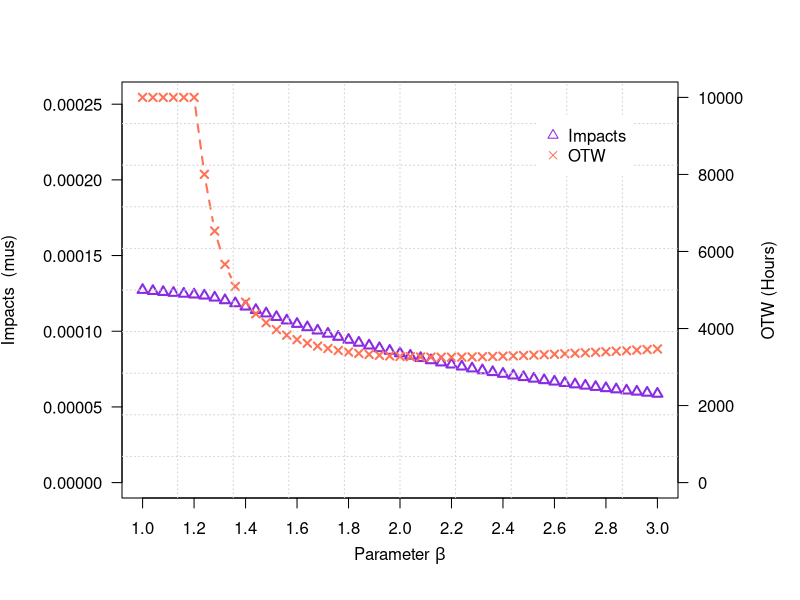

This chart was generated by the following R code: (Note: a time limit stopped this script after it produced the figure.)
data <- read.csv(file="ois.csv", header=TRUE, sep=",")
data=data.frame(data)


rho=0.085/(365*24) #discount factor
#random generating value for eta, beta, and ratio between preventive intervention and corrective intervention

beta<-3
step=seq(1,beta, by =0.04)

T=10000
factor=1

#plottime=20
#plotimpact=20


#basic function

#--survival function
survi=function(t,eta,beta){exp(-(1/eta*t)^beta)} #this is survival function

#--probability density function

f=function(t,eta,beta){beta/eta*(t/eta)^(beta-1)*exp(-(t/eta)^beta)} #probability of failure

#--First part of the cost function
f_cost=function(t,eta,beta,rho){
  ((beta/eta)*(t/eta)^(beta-1)*exp(-(t/eta)^beta))*exp(-rho*t)
}
#


Maxobj=6 #number of assets/components to be consider

c<-matrix(nrow = Maxobj) #ratio between PI/CI for each asset
eta<-matrix(nrow = Maxobj) #scale parameter
beta<-matrix(nrow = Maxobj) #shape parameter
F_cost<-matrix(nrow=T,ncol = Maxobj) #commulative distribution
FF<-matrix(nrow=T,ncol = Maxobj) #commulative distribution
#FFF<-matrix(nrow=T) #intergal part of the equation
S<-matrix(nrow=T,ncol = Maxobj) #survival probability
m<-matrix(nrow=T,ncol = Maxobj) #mean number of failure
E<-matrix(nrow=T,ncol = Maxobj) #expect meantime to failure, which equivalent to m(T)
omega<-matrix(nrow=T,ncol = Maxobj) #this is the impact per unit of time in BR model

optimal_time<-matrix(nrow=Maxobj)
min_impact<-matrix(nrow=Maxobj)



betasa<- matrix(double(1),nrow=length(step),ncol=1)

OTW<-matrix(nrow = Maxobj,ncol = length(step))
Cost<-matrix(nrow = Maxobj,ncol = length(step))

#This is the life cycle cost analysis section
plot.new()
for (i in 1:Maxobj){
#  plot.new()
  
  png(filename=paste("E:/OP18REFCS03/Stations/VIL/Code/figures/ch05_fig_betasa_pump",i,".png",sep=""),width = 800, height = 500) 
  
  eta[i]<-data$eta[i]
  c[i]<-data$c[i]
  for (u in 1:length(step)){
    betasa[u]<-step[u]
    
 #   cat(paste(" Optimal IS for pump #",i,  "\n"))
    
      for (t in 1: T){
      F_cost[t,i]=integrate(f_cost,0,t,eta[i],betasa[u],rho)$val
      FF[t,i]<-1-exp(-(1/eta[i]*t)^betasa[u])
      S[t,i]=exp(-(1/eta[i]*t)^betasa[u])
      E[t,i]=integrate(survi,0,t,eta[i],betasa[u])$val


      omega[t,i]=(F_cost[t,i]+S[t,i]*c[i]*exp(-rho*t))/E[t,i]
 
    }
  
    optimal_time[i]<-which.min(omega[,i])
    min_impact[i]<-min(omega[,i])
    unit=min(omega[,i])*3  
    OTW[i,u]=optimal_time[i]
    Cost[i,u]=min_impact[i]
    
   #  dev.off()
  }
  
  plot.new()
  par(mar=c(5, 6, 4, 6) + 0.1)
  plot(betasa, Cost[i,], pch=2, axes=FALSE, ylim=c(0,max(Cost[i,]*2)), xlab="", ylab="", type="b",col="blueviolet", lwd=2)
  axis(2, ylim=c(0,Cost[i,]*2),col="black",las=1)  ## las=1 makes horzontal labels
  mtext(expression(paste("Impacts  (",, "mus)")),side=2,col="black",line=5)
  #axis(1,pretty(range(betasa),3))
  axis(1,c(seq(1,3, by=0.2)))
  box()
  
  par(new=TRUE)
  
  ## Plot the second plot and put axis scale on right
  plot(betasa, OTW[i,], pch=4,  xlab="", ylab="", ylim=c(0,T), 
       axes=FALSE, type="b", col="coral1",lwd=2,lty=2)
  ## a little farther out (line=4) to make room for labels
  mtext("OTW (Hours)",side=4,col="black",line=4) 
  axis(4, ylim=c(0,T), col="black",col.axis="black",las=1)
  mtext(expression(paste("Parameter ", beta)),side=1,col="black",line=2.5)  
  grid(10, 10, col = "lightgray", lty = "dotted",lwd = par("lwd"), equilogs = TRUE)
  legend("topright",inset=.08,legend=c("Impacts","OTW"),
         text.col=c("black"),pch=c(2,4),col=c("blueviolet","coral1"),horiz=F,cex=1,box.col = "white")

  dev.off()
  
}

#Print out the results in a data frame objects

#ois<-data.frame(eta,beta,c,optimal_time,min_impact)

betasaresult<-data.frame(OTW, Cost)
print(betasaresult)
print(Cost)
